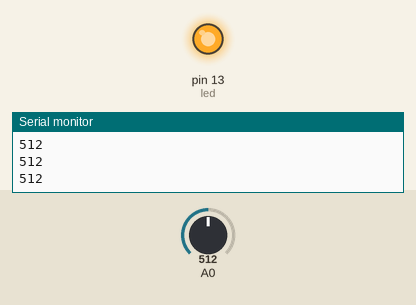
This sketch was run on a simulated Arduino Uno, built with avr-gcc and run on an emulated ATmega328P. On the bench: output pins drawn as LEDs (lit = HIGH), the last lines printed to the serial monitor. The test bench sets the inputs (shaded band); at power-on: A0 = 512.

Above: at 1.2 s.
1.3 s: A0 set to 488
At 2.5 s:
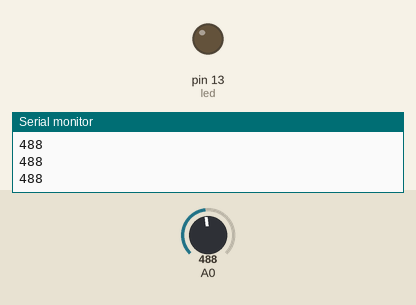
2.8 s: A0 set to 510
At 3.8 s:
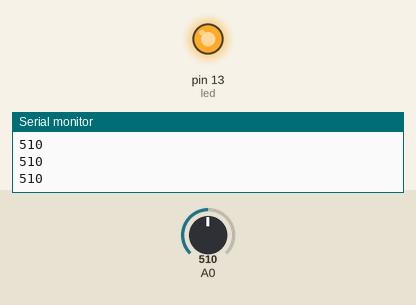
4.3 s: A0 set to 490
At 4.8 s:
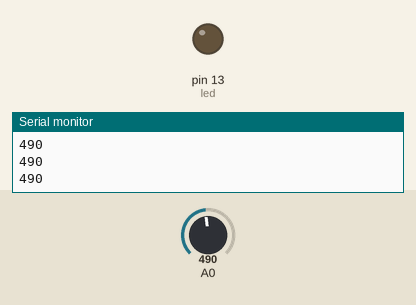
Timing chart, 0 to 7.3 s (numbered marks = the images above; inputs shaded):
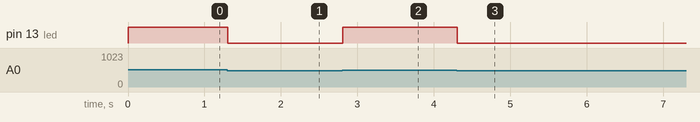

Measured:
- the behaviour switches between 500 and 499 on A0 (found by bisection; images 0 and 1)
- after the input at 1.3 s, pin 13 (led): HIGH → LOW at once
- after the input at 2.8 s, pin 13 (led): LOW → HIGH at once
- after the input at 4.3 s, pin 13 (led): HIGH → LOW at once

The sketch:

20201029_alalog_wing_LED.ino
```cpp
int pot = 0;
int led = 13;

void setup()
{
  pinMode(led,OUTPUT);
  Serial.begin(9600);
}

void loop() {
  pot = analogRead(A0);
  Serial.println(pot);

  if(pot >=500)
  {
   digitalWrite(led,HIGH);
  }
  else
  {
   digitalWrite(led,LOW);
  }
}
```
